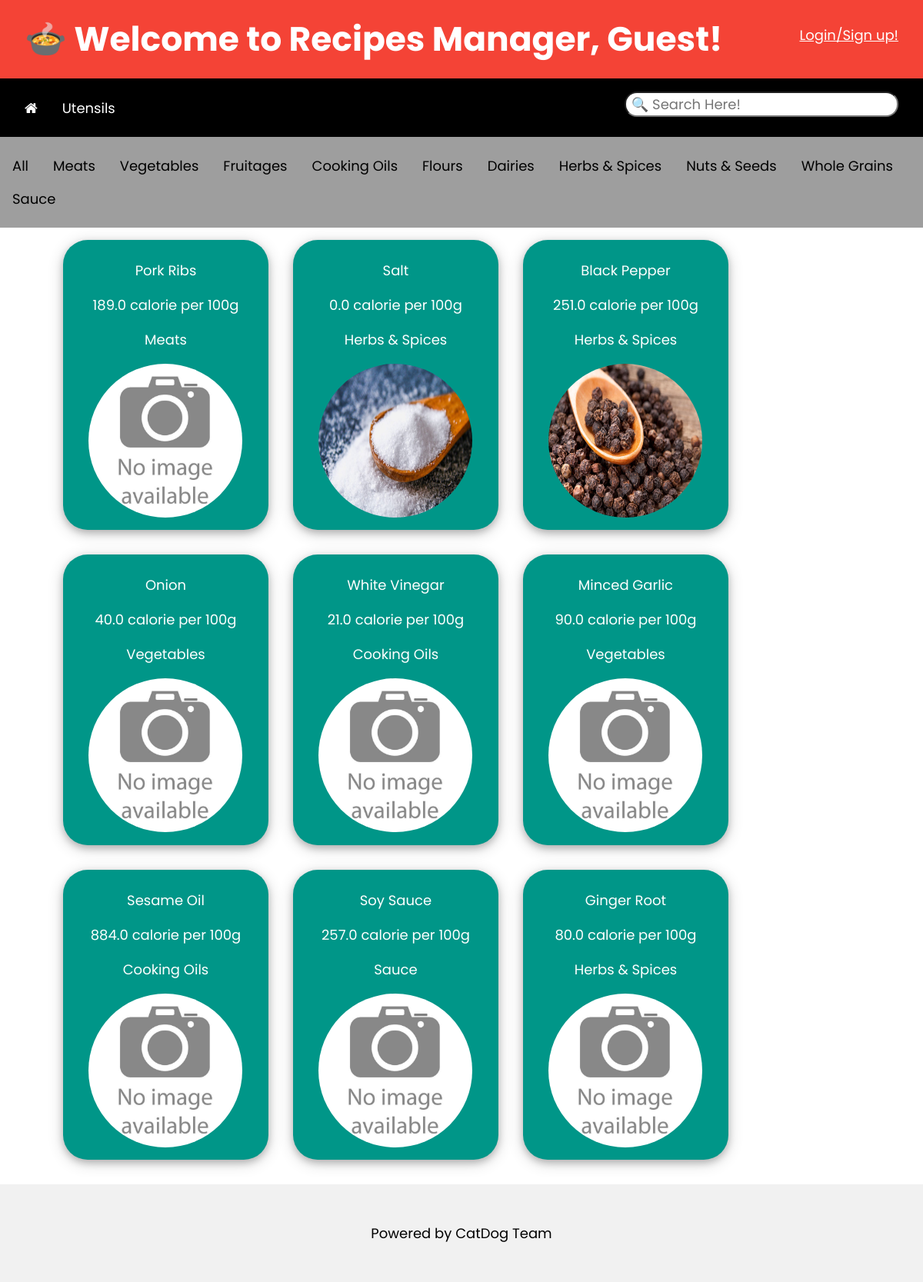
Before: /ingredient/ with the older database file.
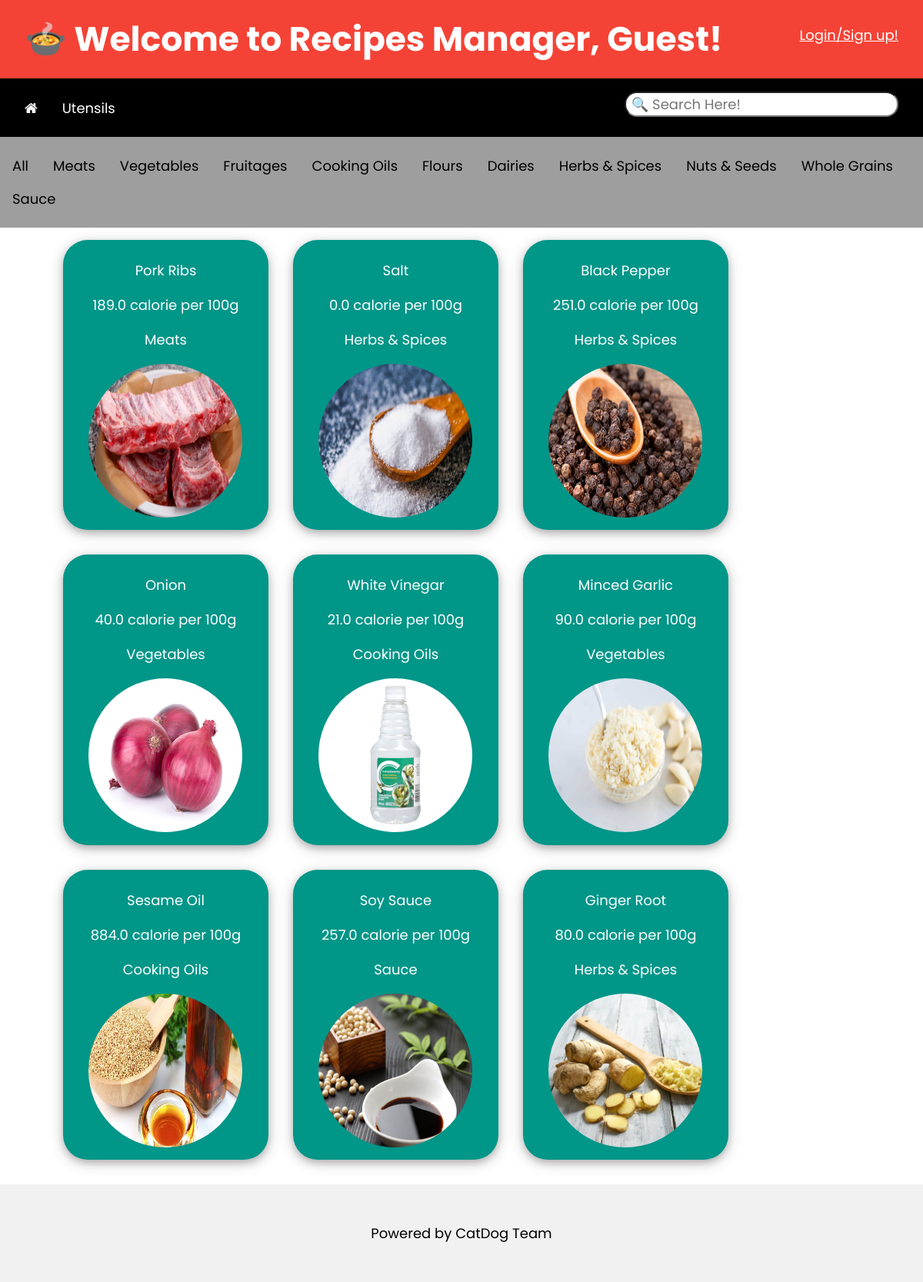
After: the same page with the newer database file.
### recipeManager/models.py (models this page shows, shortened)
class IngredientCategory(models.Model):
    ingredientCategoryID = models.AutoField(primary_key=True)
    ingredientCategoryName = models.CharField(max_length=50, unique=True)

class Ingredient(models.Model):
    ingredientID = models.AutoField(primary_key=True)
    ingredientName = models.CharField(max_length=50, unique=True)
    baseCalorie = models.FloatField()
    ingredientCategory = models.ForeignKey('IngredientCategory', on_delete=models.CASCADE)
    ingredientImg = models.ImageField(upload_to ='ingredient', blank=True, null=True, default='default/noImage.jpeg')

### recipeManager/views.py (the view, shortened to what this page needs)
# urls.py: path('ingredient/', views.ingredient, name='ingredient'),
def ingredient(request):
    message = "There is no available ingredient!!!"
    allIngredientCategory = IngredientCategory.objects.all()
    allIngredient = Ingredient.objects.all()
    user_fname = ', Guest'
    login_stat = True
    if request.user.is_authenticated:
        user_fname = ', ' + request.user.get_short_name()
        login_stat = False
    submittedValue = request.POST
    template = loader.get_template('recipeManager/ingredient.html')
    context = {
        'loginStat' : login_stat,
        'name' : user_fname,
        'allIngredientCategory' : allIngredientCategory,
        'allIngredient' : allIngredient,
        'message' : message,
    }
    return HttpResponse(template.render(context, request))

### recipeManager/templates/recipeManager/ingredient.html (shortened to what this page needs)
<!DOCTYPE html>
<html>
    <head>
        <link rel="stylesheet" href="/static/recipeManager/css/w3.css">
        <link rel="stylesheet" href="https://cdnjs.cloudflare.com/ajax/libs/font-awesome/4.7.0/css/font-awesome.min.css">
    </head>
    <body>
        <header class="w3-container w3-bar w3-red">
            <h1 class="w3-bar-item">&#127858 Welcome to Recipes Manager{{name}}!</h1>
            {% if loginStat %}
                <div >
                    <a href="/login/" class="w3-bar-item w3-block w3-mobile w3-padding-32 w3-right">Login/Sign up!</a>
                </div>
            {% else %}
            <a href={% url 'logout' %} class="w3-bar-item w3-block w3-mobile w3-padding-32 w3-right">Logout!</a><a href="/profile/" class="w3-bar-item w3-block w3-mobile w3-padding-32 w3-right">Profile Setting</a>
            {% endif%}
        </header>
        <div class="w3-bar w3-black">
            <div class="w3-panel w3-left">
                <a href="/" class="w3-bar-item w3-button w3-animate-zoom w3-hover-black-three"><i class="w3-large fa fa-home"></i></a>
                <a href="/utensil/" class="w3-bar-item w3-button w3-animate-zoom w3-hover-black-two">Utensils</a>
            </div>
            <div class="w3-container w3-right">
                <form class="w3-panel" method="post">
                    <input class="w3-round-xlarge" type="search" id="searchFor" name="searchFor" placeholder=" &#128269 Search Here!">
                </form>
            </div>
        </div>
        <div class="w3-bar w3-grey w3-padding-16">
            <form method="post">
                <input class="w3-bar-item w3-button" type="submit" name="categorySubmit" value="All">
                {% if allIngredientCategory %}
                    {% for category in allIngredientCategory %}
                            <input class="w3-bar-item w3-button" type="submit" name="categorySubmit" value="{{ category.ingredientCategoryName }}">
                    {% endfor %}
                {% endif %}
            </form>
        </div>
        <div class="w3-content" style="max-width:1100px">
            <div class="w3-container">
                {% if allIngredient %}
                    {% for item in allIngredient %}
                        <div class="w3-mobile w3-quarter w3-card-4 w3-round-xxlarge w3-teal w3-margin w3-padding-16 ">
                            <div class="w3-center">
                                <div class="w3-container">
                                    <h5>{{ item.ingredientName }}</h5>
                                    <p>{{ item.baseCalorie }} calorie per 100g</p>
                                    <p>{{ item.ingredientCategory.ingredientCategoryName }}</p>
                                    <img class="w3-circle" width="200px" height="200px" src="/media/{{ item.ingredientImg }}" alt="{{ item.ingredientName }}">
                                </div>
                            </div>
                        </div>
                    {% endfor %}
                {% endif %}
            </div>
        </div>
        <footer class="w3-center w3-light-grey w3-padding-32 w3-margin-top">
            <p>Powered by CatDog Team</p>
        </footer>
    </body>
</html>

### recipeManager/static/recipeManager/css/w3.css (style rules this page uses)
*, *:before, *:after { box-sizing: inherit }
html { -ms-text-size-adjust: 100%; -webkit-text-size-adjust: 100% }
body { margin: 0 }
article, aside, details, figcaption, figure, footer, header, main, menu, nav, section { display: block }
a { background-color: transparent }
img { border-style: none }
button, input, select, textarea, optgroup { font: inherit; margin: 0 }
button, input { overflow: visible }
button, [type=button], [type=reset], [type=submit] { -webkit-appearance: button }
[type=search] { -webkit-appearance: textfield; outline-offset: -2px }
html, body { font-family: Verdana, sans-serif; font-size: 15px; line-height: 1.5 }
html { overflow-x: hidden }
h1 { font-size: 36px }
h5 { font-size: 18px }
h1, h2, h3, h4, h5, h6 { font-family: "Segoe UI", Arial, sans-serif; font-weight: 400; margin: 10px 0; ; }
img { vertical-align: middle }
a { color: inherit }
.w3-btn, .w3-button { border: none; display: inline-block; padding: 8px 16px; vertical-align: middle; overflow: hidden; text-decoration: none; color: inherit; background-color: inherit; text-align: center; cursor: pointer; white-space: nowrap }
.w3-btn, .w3-button { -webkit-touch-callout: none; -webkit-user-select: none; -khtml-user-select: none; -moz-user-select: none; -ms-user-select: none; user-select: none }
.w3-bar { width: 100%; overflow: hidden }
.w3-bar .w3-bar-item { padding: 8px 16px; float: left; width: auto; border: none; display: block; outline: 0 }
.w3-bar .w3-button { white-space: normal }
.w3-block { display: block; width: 100% }
.w3-container:after, .w3-container:before, .w3-panel:after, .w3-panel:before, .w3-row:after, .w3-row:before, .w3-row-padding:after, .w3-row-padding:before, .w3-cell-row:before, .w3-cell-row:after, .w3-clear:after, .w3-clear:before, .w3-bar:before, .w3-bar:after { content: ""; display: table; clear: both }
.w3-col, .w3-half, .w3-third, .w3-twothird, .w3-threequarter, .w3-quarter { float: left; width: 100% }
@media (min-width:601px) { .w3-col.m3, .w3-quarter { width: 24.99999% } }
.w3-content, .w3-auto { margin-left: auto; margin-right: auto }
.w3-content { max-width: 980px }
.w3-circle { border-radius: 50% }
.w3-round-xlarge { border-radius: 16px }
.w3-round-xxlarge { border-radius: 32px }
.w3-container, .w3-panel { padding: 0.01em 16px }
.w3-panel { margin-top: 16px; margin-bottom: 16px }
.w3-card-4, .w3-hover-shadow:hover { box-shadow: 0 4px 10px 0 rgba(0, 0, 0, 0.2), 0 4px 20px 0 rgba(0, 0, 0, 0.19) }
.w3-animate-zoom { animation: animatezoom 0.6s }
.w3-large { font-size: 18px !important }
.w3-center { text-align: center !important }
.w3-margin { margin: 16px !important }
.w3-margin-top { margin-top: 16px !important }
.w3-padding-16 { padding-top: 16px !important; padding-bottom: 16px !important }
.w3-padding-32 { padding-top: 32px !important; padding-bottom: 32px !important }
.w3-left { float: left !important }
.w3-right { float: right !important }
.w3-red, .w3-hover-red:hover { color: #fff !important; background-color: #f44336 !important }
.w3-teal, .w3-hover-teal:hover { color: #fff !important; background-color: #009688 !important }
.w3-black, .w3-hover-black:hover { color: rgb(255, 255, 255) !important; background-color: #000 !important; }
.w3-grey, .w3-hover-grey:hover, .w3-gray, .w3-hover-gray:hover { color: #000 !important; background-color: #9e9e9e !important; }
.w3-light-grey, .w3-hover-light-grey:hover, .w3-light-gray, .w3-hover-light-gray:hover { color: #000 !important; background-color: #f1f1f1 !important }

### recipeManager/templates/recipeManager/ingredient.html (style rules this page uses)
body { font-family: 'Poppins';font-size: 18px; }
h1 { font-family: 'Poppins';font-size: 44px;font-weight: bold; color:#fff }
h2,h3,h4,h5,h6 { font-family: 'Poppins'; }

Changed rows visible on the page:
changed Ingredient "Pork Ribs": ingredientImg: picture added in place of a placeholder
changed Ingredient "Onion": ingredientImg: picture added in place of a placeholder
changed Ingredient "White Vinegar": ingredientImg: picture added in place of a placeholder
changed Ingredient "Minced Garlic": ingredientImg: picture added in place of a placeholder
changed Ingredient "Sesame Oil": ingredientImg: picture added in place of a placeholder
changed Ingredient "Soy Sauce": ingredientImg: picture added in place of a placeholder
changed Ingredient "Ginger Root": ingredientImg: picture added in place of a placeholder
